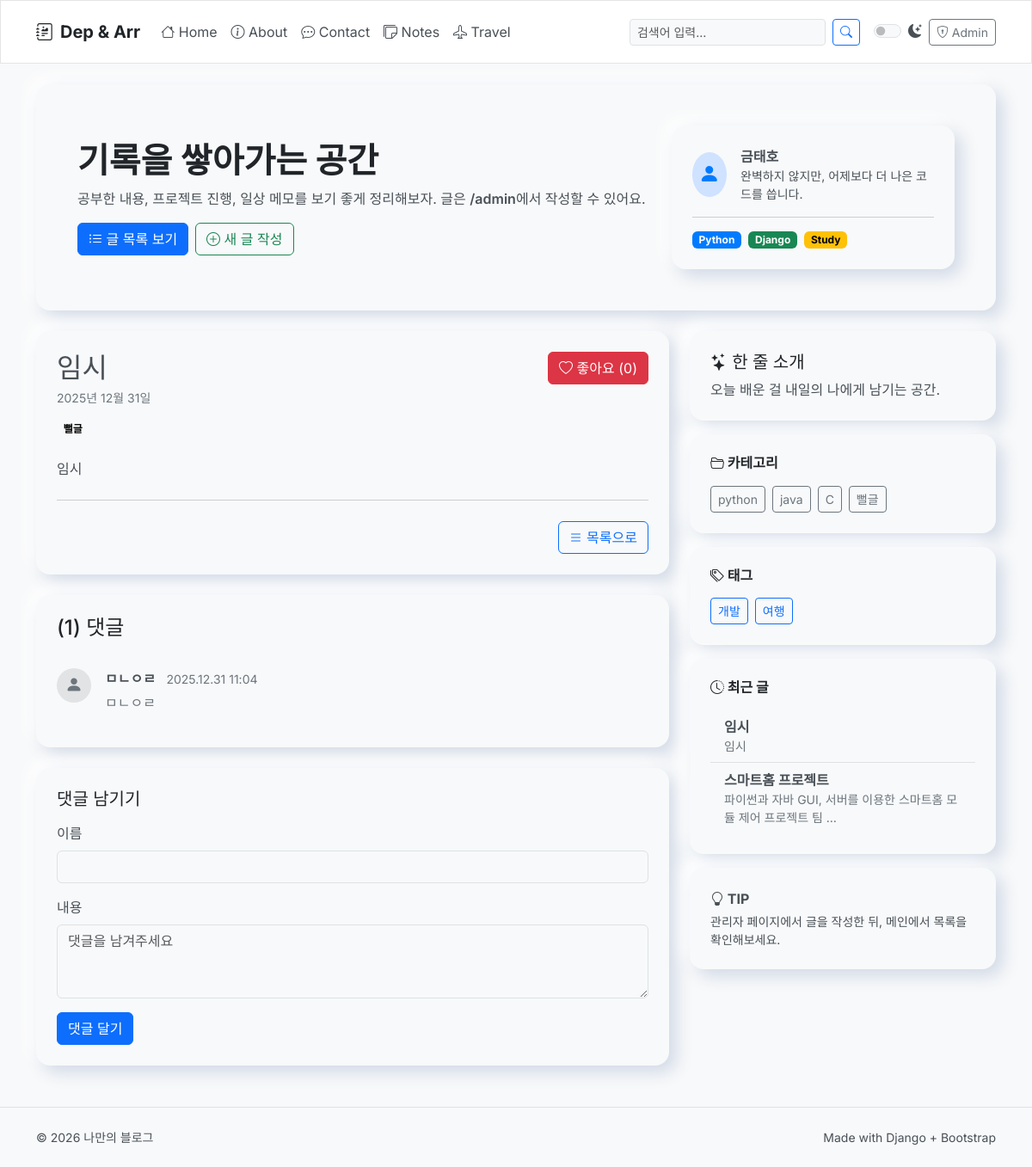
The app's page /post/4/ with its own data.
### blog/models.py (models this page shows, shortened)
class Post(models.Model):
    title = models.CharField(max_length=200)
    content = models.TextField()
    created_at = models.DateTimeField(default=timezone.now)
    categories = models.ManyToManyField(Category, related_name="posts")
    tags = models.ManyToManyField(Tag, related_name='posts', blank=True)
    likes = models.ManyToManyField(User, related_name='liked_posts', blank=True)
    anonymous_likes = models.IntegerField(default=0)
    @property
    def total_likes(self):
        return self.likes.count() + self.anonymous_likes

class Category(models.Model):
    name = models.CharField(max_length=100, unique=True)
    class Meta:
        verbose_name_plural = "Categories"

class Comment(models.Model):
    post = models.ForeignKey(Post, on_delete=models.CASCADE, related_name='comments')
    author = models.CharField(max_length=80) # This field was reverted and will stay as CharField
    body = models.TextField()
    created_on = models.DateTimeField(auto_now_add=True)
    active = models.BooleanField(default=True)
    class Meta:
        ordering = ['-created_on']

class Tag(models.Model):
    name = models.CharField(max_length=100, unique=True)

### blog/views.py (the view)
# urls.py: path("post/<int:pk>/", views.post_detail, name="post_detail"),
def post_detail(request, pk):
    post = get_object_or_404(Post.objects.prefetch_related('categories', 'tags', 'comments'), pk=pk)
    comments = post.comments.filter(active=True)
    new_comment = None
    if request.method == 'POST':
        comment_form = CommentForm(data=request.POST)
        if comment_form.is_valid():
            new_comment = comment_form.save(commit=False)
            new_comment.post = post
            if request.user.is_authenticated:
                new_comment.author = request.user.username
            else:
                author_name = request.POST.get('author')
                if not author_name:
                    return redirect(post.get_absolute_url())
                new_comment.author = author_name
            new_comment.save()
            return redirect(post.get_absolute_url())
    else:
        comment_form = CommentForm()
    is_liked = False
    if request.user.is_authenticated:
        if post.likes.filter(id=request.user.id).exists():
            is_liked = True
    else:
        if pk in request.session.get('liked_posts', []):
            is_liked = True
    return render(request, 'blog/post_detail.html', {
        'post': post,
        'comments': comments,
        'new_comment': new_comment,
        'comment_form': comment_form,
        'is_liked': is_liked
    })

### blog/forms.py
class CommentForm(forms.ModelForm):
    class Meta:
        model = Comment
        fields = ['body']
        widgets = {
            'body': forms.Textarea(attrs={
                'class': 'form-control',
                'placeholder': '댓글을 남겨주세요',
                'rows': 3
            }),
        }
        labels = {
            'body': '내용',
        }

### blog/context_processors.py (called while the page is built)
def all_categories(request):
    all_categories = cache.get('all_categories')
    if not all_categories:
        all_categories = Category.objects.all()
        cache.set('all_categories', all_categories, 900)  # Cache for 15 minutes
    return {
        'all_categories': all_categories
    }

def all_tags(request):
    all_tags = cache.get('all_tags')
    if not all_tags:
        all_tags = Tag.objects.filter(
            Q(posts__isnull=False) | Q(travels__isnull=False)
        ).distinct()
        cache.set('all_tags', all_tags, 900)  # Cache for 15 minutes
    return {
        'all_tags': all_tags
    }

### blog/templatetags/blog_tags.py (called while the page is built)
@register.inclusion_tag('blog/partials/recent_posts.html')
def show_recent_posts(count=5):
    recent_posts = cache.get('recent_posts')
    if not recent_posts:
        recent_posts = Post.objects.prefetch_related('categories').order_by('-created_at')[:count]
        cache.set('recent_posts', recent_posts, 300)  # Cache for 5 minutes
    return {'recent_posts': recent_posts}

### blog/templates/blog/post_detail.html (shortened to what this page needs)
{% extends "blog/base.html" %}
{% block content %}
  <div class="nm-card mb-4">
    <div class="d-flex justify-content-between align-items-start">
        <div>
            <h1 class="h2 mb-1">{{ post.title }}</h1>
            <p class="small text-secondary mb-3">
                {{ post.created_at|date:"Y년 n월 j일" }}
            </p>
        </div>
        <form action="{% url 'blog:like_post' post.pk %}" method="post" class="ms-3">
            <button type="submit" class="btn btn-danger">
                <i class="bi {% if is_liked %}bi-heart-fill{% else %}bi-heart{% endif %}"></i> 좋아요 ({{ post.total_likes }})
            </button>
        </form>
    </div>
      <div class="d-flex flex-wrap gap-2 mb-4">
        {% for cat in post.categories.all %}
          <a href="{% url 'blog:posts_by_category' cat.name %}" class="badge text-bg-light text-decoration-none">{{ cat.name }}</a>
        {% endfor %}
      </div>
      <div>
        {{ post.content|linebreaks }}
      </div>
      <hr class="my-4">
      <div class="text-end">
        <a href="{% url 'blog:post_list' %}" class="btn btn-outline-primary">
            <i class="bi bi-list"></i> 목록으로
        </a>
    </div>
  </div>
  <div class="nm-card mb-4">
      <h4 class="mb-3">({{ comments.count }}) 댓글</h4>
      {% for comment in comments %}
        <div class="d-flex gap-3 py-3 {% if not forloop.last %}border-bottom{% endif %}">
            <div class="rounded-circle bg-secondary-subtle d-flex align-items-center justify-content-center flex-shrink-0" style="width:40px;height:40px;">
                <i class="bi bi-person-fill text-secondary fs-5"></i>
            </div>
            <div class="w-100">
                <div class="d-flex justify-content-between">
                    <div>
                        <span class="fw-bold">{{ comment.author }}</span>
                        <span class="text-secondary small ms-2">{{ comment.created_on|date:"Y.m.d H:i" }}</span>
                    </div>
                </div>
                <p class="mb-0 mt-1 text-secondary">{{ comment.body|linebreaksbr }}</p>
            </div>
        </div>
      {% empty %}
        <p class="text-secondary my-3">아직 댓글이 없습니다.</p>
      {% endfor %}
  </div>
  <div class="nm-card">
    <h5 class="mb-3">댓글 남기기</h5>
    <form method="post">
    {% if not user.is_authenticated %}
    <div class="mb-3">
        <label for="author" class="form-label">이름</label>
        <input type="text" name="author" id="author" class="form-control" required>
    </div>
    {% endif %}
    <div class="mb-3">
        <label for="{{ comment_form.body.id_for_label }}" class="form-label">내용</label>
        {{ comment_form.body }}
    </div>
    <button type="submit" class="btn btn-primary">댓글 달기</button>
  </form>
</div>
{% endblock %}

### blog/templates/blog/base.html (shortened to what this page needs)
{% load blog_tags %}
<!doctype html>
<html lang="ko" data-bs-theme="light">
<head>
  <link href="https://cdn.jsdelivr.net/npm/bootstrap@5.3.3/dist/css/bootstrap.min.css" rel="stylesheet">
  <link rel="stylesheet" href="https://cdn.jsdelivr.net/npm/bootstrap-icons@1.11.3/font/bootstrap-icons.min.css">
</head>
<body>
<nav class="navbar navbar-expand-lg border-bottom sticky-top">
  <div class="container py-2">
    <a class="navbar-brand fw-bold d-flex align-items-center gap-2" href="{% url 'blog:post_list' %}">
      <i class="bi bi-journal-richtext"></i>
      <span>Dep & Arr</span>
    </a>
    <div class="collapse navbar-collapse" id="topNav">
      <ul class="navbar-nav me-auto mb-2 mb-lg-0">
        <li class="nav-item">
          <a class="nav-link" href="{% url 'blog:post_list' %}"><i class="bi bi-house"></i> Home</a>
        </li>
        <li class="nav-item">
          <a class="nav-link" href="{% url 'pages:about' %}"><i class="bi bi-info-circle"></i> About</a>
        </li>
        <li class="nav-item">
          <a class="nav-link" href="{% url 'pages:contact' %}"><i class="bi bi-chat-dots"></i> Contact</a>
        </li>
        <li class="nav-item">
          <a class="nav-link" href="{% url 'notes:note_list' %}"><i class="bi bi-stickies"></i> Notes</a>
        </li>
        <li class="nav-item">
          <a class="nav-link" href="{% url 'travel:travel_list' %}"><i class="bi bi-airplane"></i> Travel</a>
        </li>
      </ul>
      <form class="d-flex me-lg-3 my-2 my-lg-0" role="search" method="get" action="">
        <input class="form-control form-control-sm" type="search" name="q" placeholder="검색어 입력…" aria-label="Search">
        <button class="btn btn-outline-primary btn-sm ms-2" type="submit">
          <i class="bi bi-search"></i>
        </button>
      </form>
      <div class="d-flex align-items-center gap-2">
        <div class="form-check form-switch">
          <input class="form-check-input" type="checkbox" role="switch" id="theme-switcher">
          <label class="form-check-label" for="theme-switcher">
            <i class="bi bi-moon-stars-fill"></i>
          </label>
        </div>
        <a class="btn btn-outline-secondary btn-sm" href="{% url 'admin:index' %}">
          <i class="bi bi-shield-lock"></i> Admin
        </a>
      </div>
    </div>
  </div>
</nav>
<header class="container py-4">
  <div class="nm-card p-4 p-md-5">
    <div class="row align-items-center g-3">
      <div class="col-md-8">
        <h1 class="display-6 fw-bold mb-2">기록을 쌓아가는 공간</h1>
        <p class="mb-3">
          공부한 내용, 프로젝트 진행, 일상 메모를 보기 좋게 정리해보자.
          글은 <span class="fw-semibold">/admin</span>에서 작성할 수 있어요.
        </p>
        <div class="d-flex flex-wrap gap-2">
          <a class="btn btn-primary" href="{% url 'blog:post_list' %}">
            <i class="bi bi-list-ul"></i> 글 목록 보기
          </a>
          <a class="btn btn-outline-success" href="{% url 'admin:blog_post_add' %}">
            <i class="bi bi-plus-circle"></i> 새 글 작성
          </a>
        </div>
      </div>
      <div class="col-md-4">
        <div class="nm-card">
          <div class="d-flex align-items-center gap-3">
            <div class="rounded-circle bg-primary-subtle d-flex align-items-center justify-content-center" style="width:52px;height:52px;">
              <i class="bi bi-person-fill text-primary fs-4"></i>
            </div>
            <div>
              <div class="fw-bold">금태호</div>
              <div class="small">완벽하지 않지만, 어제보다 더 나은 코드를 씁니다.</div>
            </div>
          </div>
          <hr class="my-3">
          <div class="d-flex gap-2">
            <span class="badge text-bg-primary">Python</span>
            <span class="badge text-bg-success">Django</span>
            <span class="badge text-bg-warning">Study</span>
          </div>
        </div>
      </div>
    </div>
  </div>
</header>
<main class="container pb-5">
  <div class="row g-4">
    <section class="col-lg-8">
      {% block content %}{% endblock %}
    </section>
    <aside class="col-lg-4">
      <div class="nm-card mb-3">
        <h5 class="card-title mb-2"><i class="bi bi-stars"></i> 한 줄 소개</h5>
        <p class="mb-0">
          오늘 배운 걸 내일의 나에게 남기는 공간.
        </p>
      </div>
      <div class="nm-card mb-3">
        <h6 class="fw-bold mb-3"><i class="bi bi-folder2-open"></i> 카테고리</h6>
        <div class="d-flex flex-wrap gap-2">
          {% for category in all_categories %}
            <a class="btn btn-outline-secondary btn-sm" href="{% url 'blog:posts_by_category' category.name %}">{{ category.name }}</a>
          {% empty %}
            <p class="small">카테고리가 없습니다.</p>
          {% endfor %}
        </div>
      </div>
      <div class="nm-card mb-3">
        <h6 class="fw-bold mb-3"><i class="bi bi-tags"></i> 태그</h6>
        <div class="d-flex flex-wrap gap-2">
          {% for tag in all_tags %}
            <a class="btn btn-outline-primary btn-sm" href="{% url 'blog:posts_by_tag' tag.name %}">{{ tag.name }}</a>
          {% empty %}
            <p class="small">태그가 없습니다.</p>
          {% endfor %}
        </div>
      </div>
      <div class="nm-card mb-3">
        <h6 class="fw-bold mb-3"><i class="bi bi-clock-history"></i> 최근 글</h6>
        {% show_recent_posts 5 %}
      </div>
      <div class="nm-card mb-0">
        <div class="fw-bold mb-1"><i class="bi bi-lightbulb"></i> TIP</div>
        <div class="small">
          관리자 페이지에서 글을 작성한 뒤, 메인에서 목록을 확인해보세요.
        </div>
      </div>
    </aside>
  </div>
</main>
<footer class="border-top">
  <div class="container py-4 d-flex flex-column flex-md-row justify-content-between gap-2">
    <div class="small">© {% now "Y" %} 나만의 블로그</div>
    <div class="small">
      Made with Django + Bootstrap
    </div>
  </div>
</footer>
</body>
</html>

### blog/templates/blog/partials/recent_posts.html
<div class="list-group list-group-flush">
  {% for post in recent_posts %}
    <a href="{% url 'blog:post_detail' post.pk %}" class="list-group-item list-group-item-action">
      <div class="fw-semibold text-truncate">{{ post.title }}</div>
      <div class="text-secondary small text-truncate-2">{{ post.content|striptags|truncatewords:10 }}</div>
    </a>
  {% empty %}
    <div class="list-group-item">
      <p class="mb-0 text-secondary">아직 작성된 글이 없습니다.</p>
    </div>
  {% endfor %}
</div>

### blog/templates/blog/base.html (style rules this page uses)
:root { --accent-color: #007bff; --heading-color: #212529; --body-text-color: #495057; --body-bg-color: #f8f9fa; --card-bg-color: #ffffff; --card-border-color: rgba(0, 0, 0, 0.1); --neumorphic-shadow-light: 8px 8px 20px #d1d9e6, -8px -8px 20px #ffffff; --bs-body-bg: var(--body-bg-color); --bs-body-color: var(--body-text-color); --bs-card-bg: var(--card-bg-color); --bs-card-border-color: var(--card-border-color); --bs-primary: var(--accent-color); --bs-primary-rgb: 0, 123, 255; --bs-primary-subtle: #e6f2ff; --bs-primary-text: #004a99; --bs-border-radius-xl: 1rem; }
body { font-family: 'Inter', sans-serif; background-color: var(--bs-body-bg); color: var(--bs-body-color); transition: background-color .2s ease, color .2s ease; }
a { color: var(--bs-primary); text-decoration: none; }
.navbar-nav .nav-link { color: var(--body-text-color); }
h1, h2, h3, h4, h5, h6, .navbar-brand, .card-title, .display-6 { color: var(--heading-color); }
.navbar, .footer { background-color: var(--bs-card-bg) !important; border: 1px solid var(--bs-card-border-color); transition: background-color .2s ease, border-color .2s ease; }
.navbar { border-bottom: 1px solid var(--bs-card-border-color) !important; }
.text-truncate-2 { display: -webkit-box; -webkit-line-clamp: 2; -webkit-box-orient: vertical; overflow: hidden; }
.nm-card { background: var(--bs-body-bg); border-color: transparent; border-radius: var(--bs-border-radius-xl); box-shadow: var(--neumorphic-shadow-light); transition: box-shadow .2s ease-in-out, transform .15s ease; padding: 1.5rem; }

### records on screen
Post: title "임시", created_at "2025년 12월 31일", total_likes "0", content "임시"
Category: name "뻘글"
Comment: author "ㅁㄴㅇㄹ", created_on "2025.12.31 11:04", body "ㅁㄴㅇㄹ"
Category: name "python"
Category: name "java"
Category: name "C"
Tag: name "개발"
Tag: name "여행"
Post: title "스마트홈 프로젝트", content "파이썬과 자바 GUI, 서버를 이용한 스마트홈 모듈 제어 프로젝트 팀 …"

### other values on screen
{{ comments.count }} "1"
